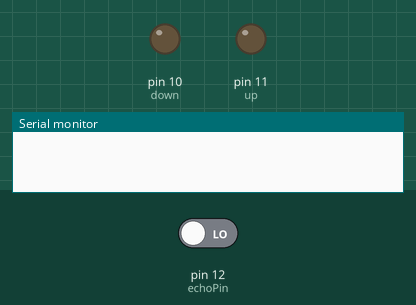
A sketch run on a simulated Arduino Uno, built with avr-gcc and run on an emulated ATmega328P. Shown: output pins drawn as LEDs (lit = HIGH), the last lines printed to the serial monitor. The test bench sets the inputs (shaded band); at power-on: pin 12 (echoPin) LOW. Pins used as bus, display or sensor lines are not drawn.

Above: at 0.1 s.
At 1.1 s:
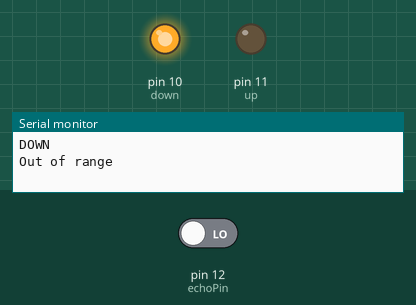
Timing chart, 0 to 2.6 s (numbered marks = the images above):
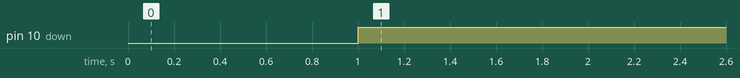

The sketch:

ForceTable_01.ino
```cpp
/*
Force Table controler by Joakim Christoffersson
Based on HC-SR04 Ping distance sensor trollmaker.com/article3/arduino-and-hc-sr04-ultrasonic-sensor
 */

#define trigPin 13
#define echoPin 12
#define down 10
#define up 11

void setup() {
  Serial.begin (9600);
  pinMode(trigPin, OUTPUT);
  pinMode(echoPin, INPUT);
  pinMode(down, OUTPUT);
  pinMode(up, OUTPUT);
  }

void loop() {
  int duration, distance;
  digitalWrite(trigPin, LOW);
  delayMicroseconds(10);
  digitalWrite(trigPin, HIGH);
  duration = pulseIn(echoPin, HIGH);
  distance = (duration/2) / 29.1;
  if (distance < 12) {
    // lower table
    Serial.println("DOWN");
    digitalWrite(down,HIGH);
     digitalWrite(up,LOW);
    }
    else if (distance > 12 && distance <50) {
    // raise table
    Serial.println("UP");
    digitalWrite(up,HIGH);
    digitalWrite(down,LOW);
    }
  else {
    digitalWrite(up,LOW);
    digitalWrite(down,LOW);
  }
  if (distance >= 300 || distance <= 0){
    Serial.println("Out of range");
  }
  else {
    Serial.print(distance);
    Serial.println(" cm");
  }
  delay(250);
}
```

Measured:
- by itself, pin 10 (down): LOW → HIGH at 1.0 s
